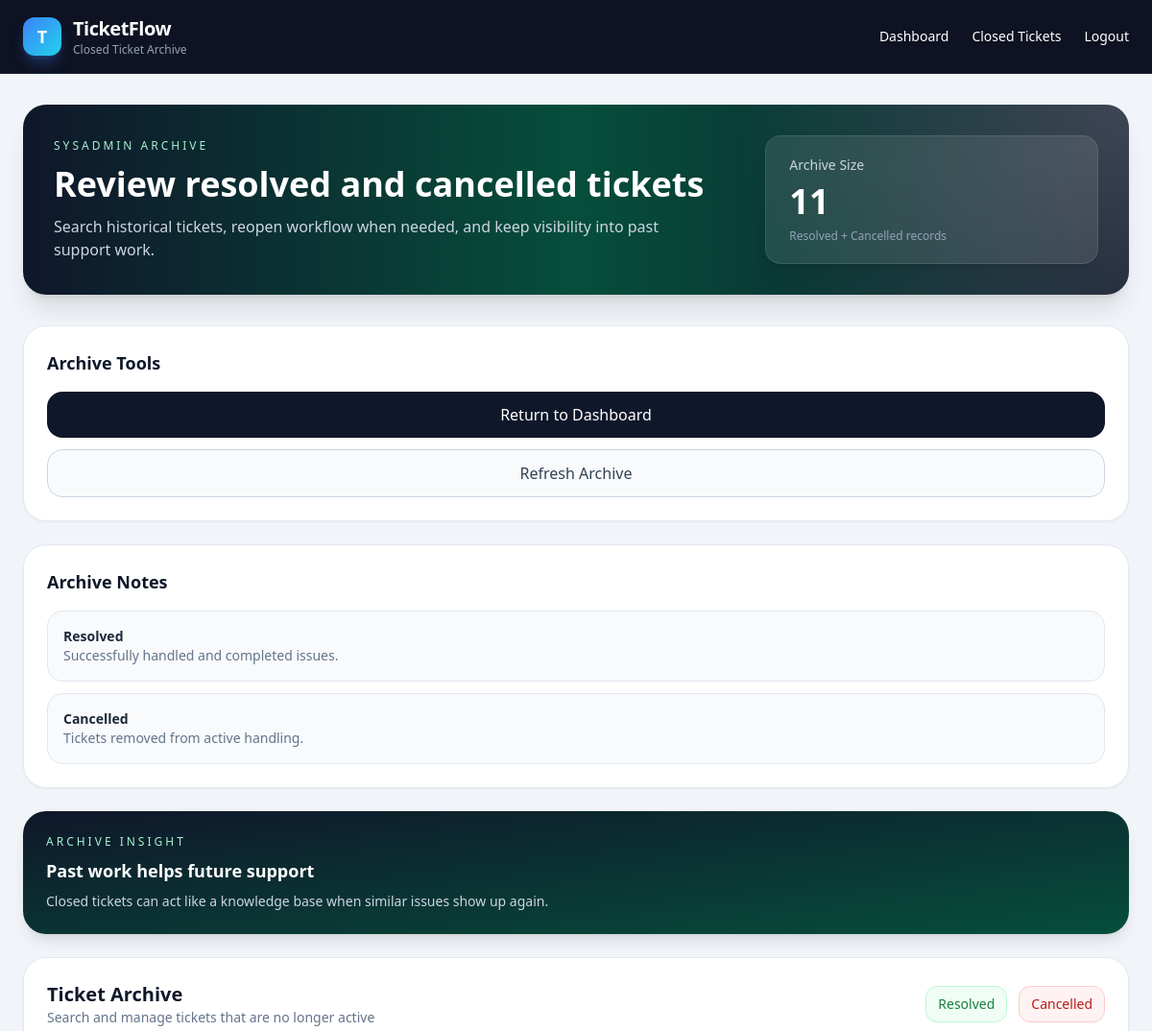
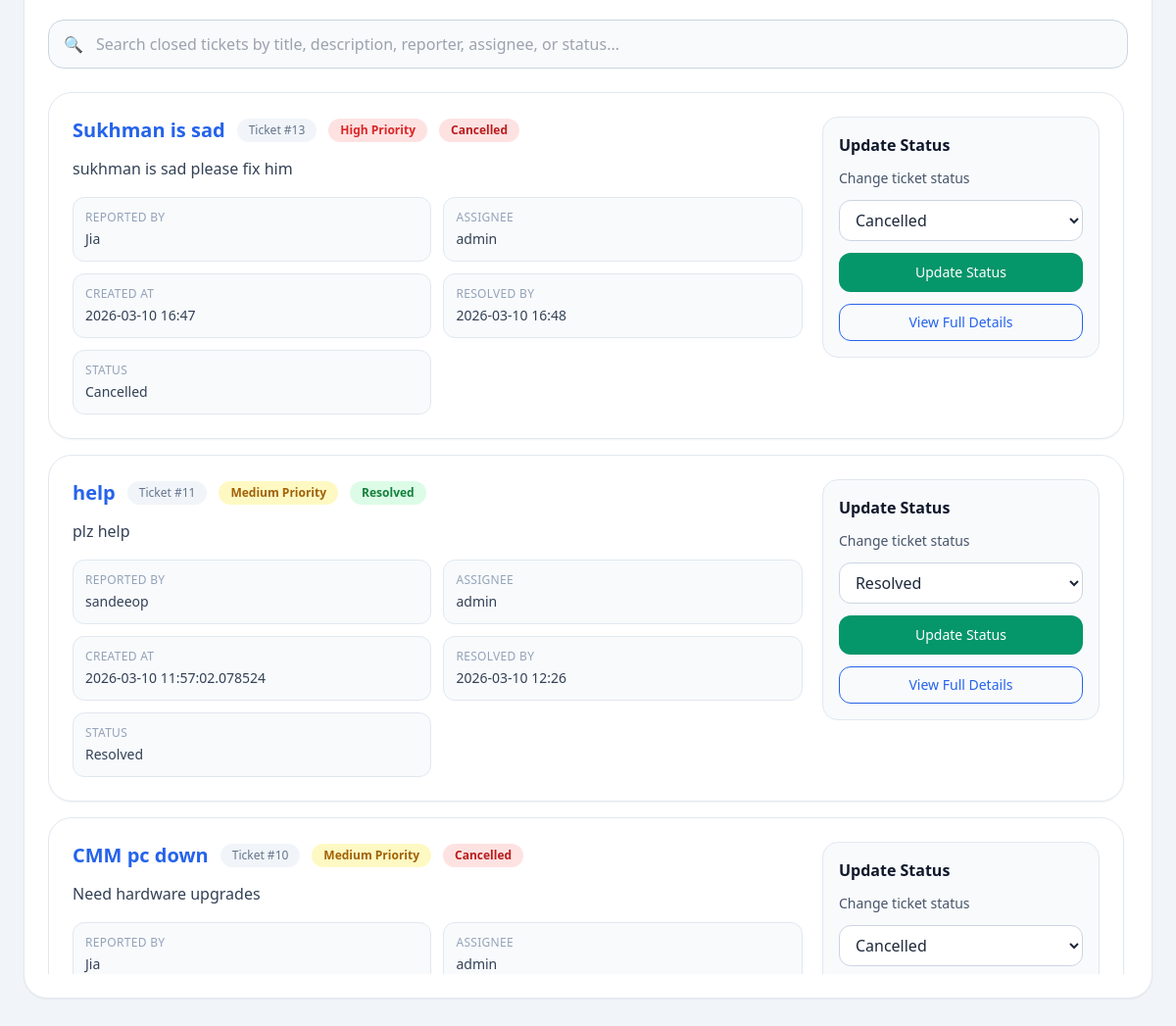
Page /closed_tickets (signed in) on the committed database (2 pictures, top to bottom).
### tables this page shows
CREATE TABLE tickets (
    id INTEGER PRIMARY KEY AUTOINCREMENT,
    title TEXT NOT NULL,
    reported_by TEXT NOT NULL,
    description TEXT NOT NULL,
    priority TEXT NOT NULL,
    status TEXT DEFAULT 'Open',
    assignee TEXT,
    created_at DATETIME,
    resolved_by DATETIME
, internal_notes TEXT);

### app.py (the view)
@app.route('/closed_tickets')
def closed_tickets():
    if not session.get('logged_in'):
        return redirect('/login')
    conn = sqlite3.connect('tickets.db')
    cursor = conn.cursor()
    cursor.execute("""
        SELECT * FROM tickets
        WHERE status IN ('Resolved', 'Cancelled')
        ORDER BY created_at DESC
    """)
    tickets = cursor.fetchall()
    conn.close()
    return render_template('closed_tickets.html', tickets=tickets)

### templates/closed_tickets.html (shortened to what this page needs)
<!DOCTYPE html>
<html>
  <head>
    <script src="https://cdn.tailwindcss.com"></script>
  </head>
  <body class="bg-slate-100 text-slate-800 min-h-screen">
    <nav class="bg-slate-950/95 backdrop-blur text-white border-b border-slate-800 sticky top-0 z-50">
      <div class="max-w-7xl mx-auto px-6 py-4 flex justify-between items-center">
        <div class="flex items-center gap-3">
          <div class="w-10 h-10 rounded-xl bg-gradient-to-br from-blue-500 to-cyan-400 flex items-center justify-center shadow-lg shadow-blue-500/30">
            <span class="font-extrabold text-lg">T</span>
          </div>
          <div>
            <h1 class="text-xl font-bold tracking-tight">TicketFlow</h1>
            <p class="text-xs text-slate-400">Closed Ticket Archive</p>
          </div>
        </div>
        <div class="flex gap-6 text-sm font-medium">
          <a href="/dashboard" class="hover:text-blue-400 transition">Dashboard</a>
          <a href="/closed_tickets" class="hover:text-blue-400 transition">Closed Tickets</a>
          <a href="/logout" class="hover:text-red-400 transition">Logout</a>
        </div>
      </div>
    </nav>
    <main class="max-w-7xl mx-auto px-6 py-8">
      <section class="relative overflow-hidden rounded-3xl bg-gradient-to-r from-slate-900 via-emerald-900 to-slate-900 text-white p-8 mb-8 shadow-xl fade-up">
        <div class="absolute inset-0 opacity-20 bg-[radial-gradient(circle_at_top_right,_white,_transparent_35%)]"></div>
        <div class="relative grid grid-cols-1 lg:grid-cols-3 gap-6 items-center">
          <div class="lg:col-span-2">
            <p class="uppercase tracking-[0.25em] text-xs text-emerald-200 mb-3">
              Sysadmin Archive
            </p>
            <h2 class="text-3xl md:text-4xl font-bold leading-tight">
              Review resolved and cancelled tickets
            </h2>
            <p class="text-slate-300 mt-3 max-w-2xl">
              Search historical tickets, reopen workflow when needed, and keep visibility into past support work.
            </p>
          </div>
          <div class="bg-white/10 backdrop-blur-md border border-white/10 rounded-2xl px-6 py-5 shadow-lg">
            <p class="text-sm text-slate-300">Archive Size</p>
            <p class="text-4xl font-bold mt-2">{{ tickets|length }}</p>
            <p class="text-xs text-slate-400 mt-2">Resolved + Cancelled records</p>
          </div>
        </div>
      </section>
      <section class="grid grid-cols-1 xl:grid-cols-12 gap-6">
        <div class="xl:col-span-3 space-y-6">
          <div class="bg-white rounded-3xl shadow-sm border border-slate-200 p-6 fade-up">
            <h3 class="text-lg font-bold text-slate-900 mb-4">Archive Tools</h3>
            <div class="space-y-3">
              <a
                href="/dashboard"
                class="block text-center rounded-2xl bg-slate-900 text-white py-3 font-medium hover:bg-slate-800 transition"
              >
                Return to Dashboard
              </a>
              <a
                href="/closed_tickets"
                class="block text-center rounded-2xl border border-slate-300 bg-slate-50 text-slate-700 py-3 font-medium hover:bg-slate-100 transition"
              >
                Refresh Archive
              </a>
            </div>
          </div>
          <div class="bg-white rounded-3xl shadow-sm border border-slate-200 p-6 fade-up" style="animation-delay: 0.07s;">
            <h3 class="text-lg font-bold text-slate-900 mb-4">Archive Notes</h3>
            <div class="space-y-3 text-sm">
              <div class="bg-slate-50 border border-slate-200 rounded-2xl p-4">
                <p class="font-semibold text-slate-800">Resolved</p>
                <p class="text-slate-500">Successfully handled and completed issues.</p>
              </div>
              <div class="bg-slate-50 border border-slate-200 rounded-2xl p-4">
                <p class="font-semibold text-slate-800">Cancelled</p>
                <p class="text-slate-500">Tickets removed from active handling.</p>
              </div>
            </div>
          </div>
          <div class="bg-gradient-to-br from-slate-900 to-emerald-900 text-white rounded-3xl p-6 shadow-lg fade-up" style="animation-delay: 0.12s;">
            <p class="text-xs uppercase tracking-[0.25em] text-emerald-200 mb-2">
              Archive Insight
            </p>
            <h3 class="text-lg font-bold mb-2">Past work helps future support</h3>
            <p class="text-sm text-slate-300">
              Closed tickets can act like a knowledge base when similar issues show up again.
            </p>
          </div>
        </div>
        <div class="xl:col-span-9 bg-white rounded-3xl shadow-sm border border-slate-200 p-6 fade-up">
          <div class="flex flex-col md:flex-row md:items-center md:justify-between gap-4 mb-6">
            <div>
              <h3 class="text-xl font-bold text-slate-900">Ticket Archive</h3>
              <p class="text-sm text-slate-500">
                Search and manage tickets that are no longer active
              </p>
            </div>
            <div class="flex gap-3 flex-wrap">
              <span class="px-3 py-2 rounded-xl bg-green-50 text-green-700 text-sm font-medium border border-green-200">
                Resolved
              </span>
              <span class="px-3 py-2 rounded-xl bg-red-50 text-red-700 text-sm font-medium border border-red-200">
                Cancelled
              </span>
            </div>
          </div>
          <div class="relative mb-6">
            <span class="absolute left-4 top-1/2 -translate-y-1/2 text-slate-400">🔍</span>
            <input
              type="text"
              id="searchBar"
              placeholder="Search closed tickets by title, description, reporter, assignee, or status..."
              onkeyup="filterTickets()"
              class="w-full border border-slate-300 rounded-2xl pl-12 pr-4 py-3 bg-slate-50 focus:outline-none focus:ring-2 focus:ring-emerald-400 focus:border-emerald-400"
            />
          </div>
          <div class="space-y-4 max-h-[900px] overflow-y-auto pr-1">
            {% if tickets %}
              {% for ticket in tickets %}
              <div class="ticket bg-white rounded-3xl shadow-sm border border-slate-200 p-6 hover:shadow-lg transition">
                <div class="flex flex-col lg:flex-row lg:items-start lg:justify-between gap-5">
                  <div class="flex-1">
                    <div class="flex flex-wrap items-center gap-3 mb-3">
                      <a
                        href="/ticket/{{ ticket[0] }}"
                        class="text-xl font-semibold text-blue-600 hover:text-blue-700 hover:underline"
                      >
                        {{ ticket[1] }}
                      </a>
                      <span class="text-xs font-medium text-slate-500 bg-slate-100 px-3 py-1 rounded-full">
                        Ticket #{{ ticket[0] }}
                      </span>
                      <span
                        class="px-3 py-1 rounded-full text-xs font-semibold
                        {% if ticket[4] == 'High' %}
                          bg-red-100 text-red-600
                        {% elif ticket[4] == 'Medium' %}
                          bg-yellow-100 text-yellow-700
                        {% else %}
                          bg-green-100 text-green-700
                        {% endif %}"
                      >
                        {{ ticket[4] }} Priority
                      </span>
                      <span
                        class="px-3 py-1 rounded-full text-xs font-semibold
                        {% if ticket[5] == 'Resolved' %}
                          bg-green-100 text-green-700
                        {% else %}
                          bg-red-100 text-red-700
                        {% endif %}"
                      >
                        {{ ticket[5] }}
                      </span>
                    </div>
                    <p class="text-slate-700 leading-relaxed mb-4">
                      {{ ticket[3] }}
                    </p>
                    <div class="grid grid-cols-1 md:grid-cols-2 xl:grid-cols-5 gap-3 text-sm">
                      <div class="bg-slate-50 border border-slate-200 rounded-xl px-3 py-3">
                        <p class="text-xs uppercase tracking-wide text-slate-400 mb-1">Reported By</p>
                        <p class="font-medium text-slate-700">{{ ticket[2] }}</p>
                      </div>
                      <div class="bg-slate-50 border border-slate-200 rounded-xl px-3 py-3">
                        <p class="text-xs uppercase tracking-wide text-slate-400 mb-1">Assignee</p>
                        <p class="font-medium text-slate-700">{{ ticket[6] if ticket[6] else "Unassigned" }}</p>
                      </div>
                      <div class="bg-slate-50 border border-slate-200 rounded-xl px-3 py-3">
                        <p class="text-xs uppercase tracking-wide text-slate-400 mb-1">Created At</p>
                        <p class="font-medium text-slate-700">{{ ticket[7] if ticket[7] else "Not set" }}</p>
                      </div>
                      <div class="bg-slate-50 border border-slate-200 rounded-xl px-3 py-3">
                        <p class="text-xs uppercase tracking-wide text-slate-400 mb-1">Resolved By</p>
                        <p class="font-medium text-slate-700">{{ ticket[8] if ticket[8] else "Not set" }}</p>
                      </div>
                      <div class="bg-slate-50 border border-slate-200 rounded-xl px-3 py-3">
                        <p class="text-xs uppercase tracking-wide text-slate-400 mb-1">Status</p>
                        <p class="font-medium text-slate-700">{{ ticket[5] }}</p>
                      </div>
                    </div>
                  </div>
                  <div class="lg:min-w-[280px]">
                    <div class="bg-slate-50 border border-slate-200 rounded-2xl p-4">
                      <h4 class="font-semibold text-slate-900 mb-3">Update Status</h4>
                      <form action="/update_status/{{ ticket[0] }}" method="POST" class="space-y-3">
                        <label
                          for="status_{{ ticket[0] }}"
                          class="block text-sm font-medium text-slate-600"
                        >
                          Change ticket status
                        </label>
                        <select
                          id="status_{{ ticket[0] }}"
                          name="status"
                          class="w-full border border-slate-300 rounded-xl px-3 py-2 bg-white focus:outline-none focus:ring-2 focus:ring-emerald-400"
                        >
                          <option value="Resolved" {% if ticket[5] == 'Resolved' %}selected{% endif %}>Resolved</option>
                          <option value="Cancelled" {% if ticket[5] == 'Cancelled' %}selected{% endif %}>Cancelled</option>
                        </select>
                        <button
                          type="submit"
                          class="w-full rounded-xl bg-emerald-600 text-white py-2.5 text-sm font-medium hover:bg-emerald-700 transition"
                        >
                          Update Status
                        </button>
                        <a
                          href="/ticket/{{ ticket[0] }}"
                          class="block w-full text-center rounded-xl border border-blue-600 text-blue-600 px-4 py-2 text-sm font-medium hover:bg-blue-600 hover:text-white transition"
                        >
                          View Full Details
                        </a>
                      </form>
                    </div>
                  </div>
                </div>
              </div>
              {% endfor %}
            {% endif %}
          </div>
        </div>
      </section>
    </main>
  </body>
</html>

### templates/closed_tickets.html (style rules this page uses)
.fade-up { animation: fadeUp 0.55s ease forwards; }

### rows in the picture
tickets: title "Sukhman is sad", id "13", priority "High", status "Cancelled", description "sukhman is sad please fix him", reported_by "Jia", assignee "admin", created_at "2026-03-10 16:47", resolved_by "2026-03-10 16:48"
tickets: title "help", id "11", priority "Medium", status "Resolved", description "plz help", reported_by "sandeeop", assignee "admin", created_at "2026-03-10 11:57:02.078524", resolved_by "2026-03-10 12:26"
tickets: title "CMM pc down", id "10", priority "Medium", status "Cancelled", description "Need hardware upgrades", reported_by "Jia", assignee "admin"

### other values in the picture
{{ tickets|length }} "11"
